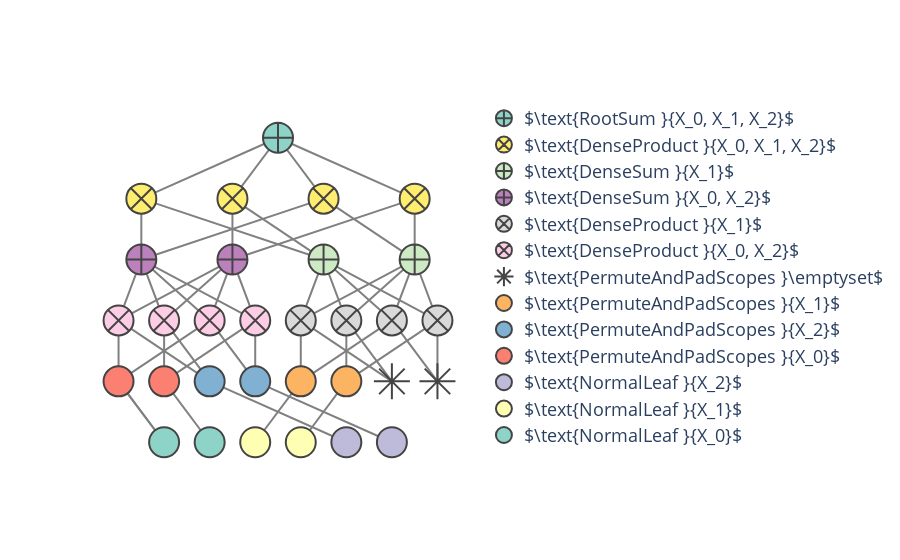

Notebook code cell kept with this figure:
### Markdown cell above
### The layers in a dense SPN
As you can see in the summary above, we have a variety of layer types in our SPN. The first layer that is inserted is a `FlatToRegion` layer. This layer takes in a tensor with shape `[num_batch, num_variables, variable_dimensionality]` and produces an output of `[num_variables, num_decompositions, num_batch, variable_dimensionality]`. 

Currently, `region_graph_to_dense_spn` always converts a region to an SPN with one decomposition. Also, it assumes the input variables have a dimensionality of 1 (they are univariate). Hence, the output shape of the first layer is `(3, 1, None, 1)`. 

Then, we apply the leaf distributions in `NormalLeaf`. This is where the raw observations get transformed to 'probabilities'. 

The `PermuteAndPadScopes` layer permutes the scopes so that subsequent product layers can combine scopes simply by multiplying _adjacent_ scopes. In this case, the first product layer computes the product for the regions `x0` and `x1` simply by multiplying all values in `permute_and_pad_scopes_out[0, ...]` with `permute_and_pad_scopes_out[1, ...]` and putting that into `dense_product_out[0, ...]`. 

The second set of products ends up in `dense_product_out[1, ...]` and computes all products between the nodes in `permute_and_pad_scopes_out[2, ...]` and `permute_and_pad_scopes_out[3, ...]`. This can be implemented with just a handful of operations in `tensorflow`.

### Padding

Optimal GPU parallelization is the motivation behind the **padding** in `PermuteAndPadScopes`. By padding with 'dummy' nodes with empty scopes and a fixed probability of 1 (or equivalently 0 in log-space), we obtain a tree structure that is fully balanced and homogeneous. In other words, all nodes in a single layer have the same number of children, thus allowing us to 'broadcast' the internal operations of the layers across all regions, decompositions and batch samples!  

### Visualizing
For educational purposes, `libspn-keras` implements a `visualize_dense_spn` function that visualizes the structure of the SPN using `plotly`:

### Code cell
spnk.visualize_dense_spn(dense_spn, show_legend=True, transparent=False).show()

### Figure 1 — Plotly figure (JSON) as saved in the notebook; plotly's stock layout.template omitted (floating-point values rounded to 4 significant figures; data arrays with more than 128 entries replaced by an {"elided": "..."} marker saying what was removed)
{"data": [{"line": {"color": "gray"}, "mode": "lines", "showlegend": false, "type": "scatter", "x": {"elided": "152 float values"}, "y": {"elided": "152 int values"}}, {"hoverinfo": "text", "hovertext": ["{0}", "{0}"], "marker": {"color": ["rgb(141,211,199)", "rgb(141,211,199)"], "line": {"width": 2}, "size": 30, "symbol": ["circle", "circle"]}, "mode": "markers", "name": "$\\text{NormalLeaf }{X_0}$", "showlegend": true, "type": "scatter", "x": [-2.5, -1.5], "y": [1, 1]}, {"hoverinfo": "text", "hovertext": ["{1}", "{1}"], "marker": {"color": ["rgb(255,255,179)", "rgb(255,255,179)"], "line": {"width": 2}, "size": 30, "symbol": ["circle", "circle"]}, "mode": "markers", "name": "$\\text{NormalLeaf }{X_1}$", "showlegend": true, "type": "scatter", "x": [-0.5, 0.5], "y": [1, 1]}, {"hoverinfo": "text", "hovertext": ["{2}", "{2}"], "marker": {"color": ["rgb(190,186,218)", "rgb(190,186,218)"], "line": {"width": 2}, "size": 30, "symbol": ["circle", "circle"]}, "mode": "markers", "name": "$\\text{NormalLeaf }{X_2}$", "showlegend": true, "type": "scatter", "x": [1.5, 2.5], "y": [1, 1]}, {"hoverinfo": "text", "hovertext": ["{0}", "{0}"], "marker": {"color": ["rgb(251,128,114)", "rgb(251,128,114)"], "line": {"width": 2}, "size": 30, "symbol": ["circle", "circle"]}, "mode": "markers", "name": "$\\text{PermuteAndPadScopes }{X_0}$", "showlegend": true, "type": "scatter", "x": [-3.5, -2.5], "y": [2, 2]}, {"hoverinfo": "text", "hovertext": ["{2}", "{2}"], "marker": {"color": ["rgb(128,177,211)", "rgb(128,177,211)"], "line": {"width": 2}, "size": 30, "symbol": ["circle", "circle"]}, "mode": "markers", "name": "$\\text{PermuteAndPadScopes }{X_2}$", "showlegend": true, "type": "scatter", "x": [-1.5, -0.5], "y": [2, 2]}, {"hoverinfo": "text", "hovertext": ["{1}", "{1}"], "marker": {"color": ["rgb(253,180,98)", "rgb(253,180,98)"], "line": {"width": 2}, "size": 30, "symbol": ["circle", "circle"]}, "mode": "markers", "name": "$\\text{PermuteAndPadScopes }{X_1}$", "showlegend": true, "type": "scatter", "x": [0.5, 1.5], "y": [2, 2]}, {"hoverinfo": "text", "hovertext": ["{}", "{}"], "marker": {"color": ["rgb(179,222,105)", "rgb(179,222,105)"], "line": {"width": 2}, "size": 30, "symbol": ["asterisk", "asterisk"]}, "mode": "markers", "name": "$\\text{PermuteAndPadScopes }\\emptyset$", "showlegend": true, "type": "scatter", "x": [2.5, 3.5], "y": [2, 2]}, {"hoverinfo": "text", "hovertext": ["{0, 2}", "{0, 2}", "{0, 2}", "{0, 2}"], "marker": {"color": ["rgb(252,205,229)", "rgb(252,205,229)", "rgb(252,205,229)", "rgb(252,205,229)"], "line": {"width": 2}, "size": 30, "symbol": ["circle-x", "circle-x", "circle-x", "circle-x"]}, "mode": "markers", "name": "$\\text{DenseProduct }{X_0, X_2}$", "showlegend": true, "type": "scatter", "x": [-3.5, -2.5, -1.5, -0.5], "y": [3, 3, 3, 3]}, {"hoverinfo": "text", "hovertext": ["{1}", "{1}", "{1}", "{1}"], "marker": {"color": ["rgb(217,217,217)", "rgb(217,217,217)", "rgb(217,217,217)", "rgb(217,217,217)"], "line": {"width": 2}, "size": 30, "symbol": ["circle-x", "circle-x", "circle-x", "circle-x"]}, "mode": "markers", "name": "$\\text{DenseProduct }{X_1}$", "showlegend": true, "type": "scatter", "x": [0.5, 1.5, 2.5, 3.5], "y": [3, 3, 3, 3]}, {"hoverinfo": "text", "hovertext": ["{0, 2}", "{0, 2}"], "marker": {"color": ["rgb(188,128,189)", "rgb(188,128,189)"], "line": {"width": 2}, "size": 30, "symbol": ["circle-cross", "circle-cross"]}, "mode": "markers", "name": "$\\text{DenseSum }{X_0, X_2}$", "showlegend": true, "type": "scatter", "x": [-3, -1], "y": [4, 4]}, {"hoverinfo": "text", "hovertext": ["{1}", "{1}"], "marker": {"color": ["rgb(204,235,197)", "rgb(204,235,197)"], "line": {"width": 2}, "size": 30, "symbol": ["circle-cross", "circle-cross"]}, "mode": "markers", "name": "$\\text{DenseSum }{X_1}$", "showlegend": true, "type": "scatter", "x": [1, 3], "y": [4, 4]}, {"hoverinfo": "text", "hovertext": ["{0, 1, 2}", "{0, 1, 2}", "{0, 1, 2}", "{0, 1, 2}"], "marker": {"color": ["rgb(255,237,111)", "rgb(255,237,111)", "rgb(255,237,111)", "rgb(255,237,111)"], "line": {"width": 2}, "size": 30, "symbol": ["circle-x", "circle-x", "circle-x", "circle-x"]}, "mode": "markers", "name": "$\\text{DenseProduct }{X_0, X_1, X_2}$", "showlegend": true, "type": "scatter", "x": [-3, -1, 1, 3], "y": [5, 5, 5, 5]}, {"hoverinfo": "text", "hovertext": ["{0, 1, 2}"], "marker": {"color": ["rgb(141,211,199)"], "line": {"width": 2}, "size": 30, "symbol": ["circle-cross"]}, "mode": "markers", "name": "$\\text{RootSum }{X_0, X_1, X_2}$", "showlegend": true, "type": "scatter", "x": [0], "y": [6]}], "layout": {"legend": {"font": {"size": 18}, "traceorder": "reversed"}, "plot_bgcolor": "rgb(255,255,255,0)", "xaxis": {"ticks": "", "tickvals": []}, "yaxis": {"ticks": "", "tickvals": []}}}
